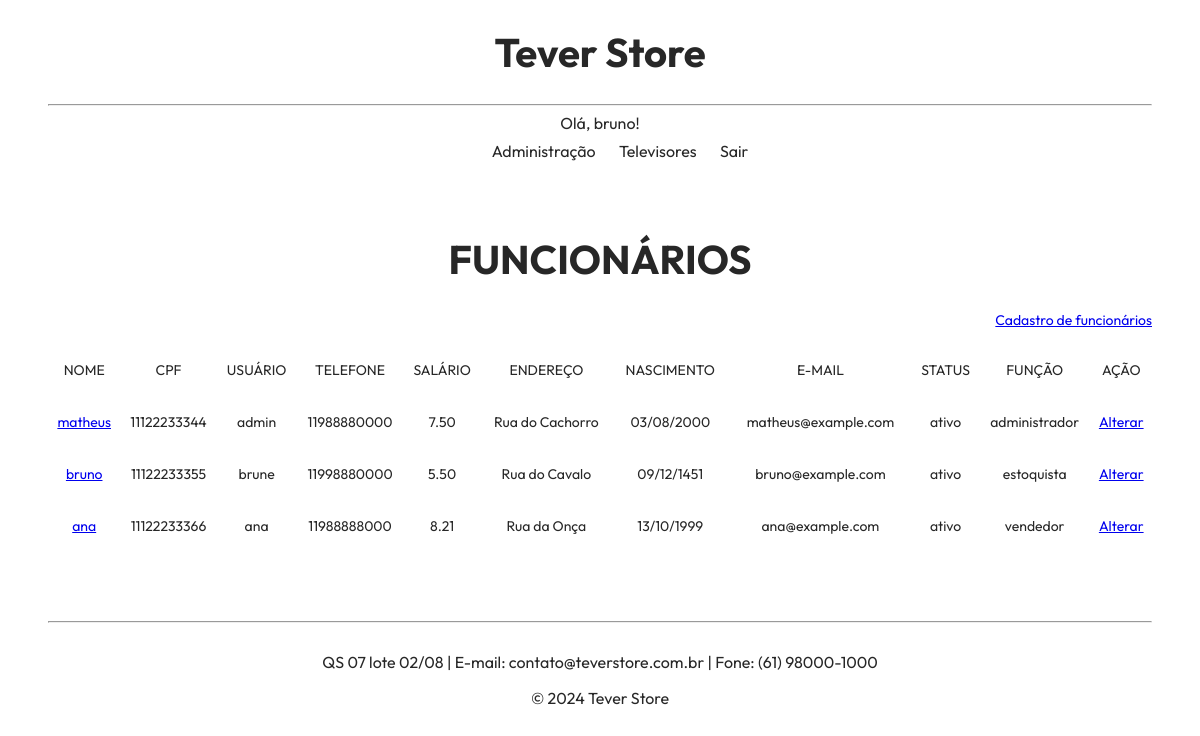
Page /lista_fun.php (signed in) on the committed database.
### tables this page shows
CREATE TABLE IF NOT EXISTS `funcionarios` (
  `cod_fun` INT NOT NULL AUTO_INCREMENT,
  `nome_fun` VARCHAR(45) NOT NULL,
  `cpf_fun` VARCHAR(11) NOT NULL,
  `usuario_fun` VARCHAR(45) NOT NULL,
  `senha_fun` VARCHAR(45) NOT NULL,
  `telefone_fun` VARCHAR(11) NOT NULL,
  `salario_fun` DECIMAL(9,2) NOT NULL,
  `endereco_fun` VARCHAR(45) NOT NULL,
  `data_nasc_fun` VARCHAR(45) NOT NULL,
  `email_fun` VARCHAR(45) NOT NULL,
  `status_fun` VARCHAR(45) NOT NULL,
  `funcao_fun` VARCHAR(45) NOT NULL,
  PRIMARY KEY (`cod_fun`));

### lista_fun.php (the view, shortened to what this page needs)
<!DOCTYPE html>
<html>
    <head>
        <link rel="stylesheet" type="text/css" href="css/layout.css">
		<link rel="stylesheet" type="text/css" href="css/menu.css">
    </head>
    <body>
        <div id="principal">
            <div class="header">
				<h1>Tever Store</h1>
			</div>
            <hr>
			<div class="menu_global">
                <p align="center"> Olá, <?php include "valida_login.php"; ?>!</p>
                <?php include "menu_local.php"; ?>
			</div>
			<div class="middle-list">
				<h1 style="font-size: 40px;">FUNCIONÁRIOS</h1>
                <p align="right"><a href="cadastra_fun.php">Cadastro de funcionários</a></p>
				<?php
					$conectar = mysqli_connect("localhost", "root", "#senai0308", "televisores");
					$sql_consulta = "SELECT nome_fun, cpf_fun, usuario_fun, telefone_fun,
                    salario_fun, endereco_fun, data_nasc_fun, email_fun, status_fun, funcao_fun, cod_fun
									 FROM funcionarios";
					$sql_resultado = mysqli_query ($conectar, $sql_consulta);
				?>
				<table width="100%">
							<tr height="50px">
								<td>NOME</td>
								<td>CPF</td>
								<td>USUÁRIO</td>
								<td>TELEFONE</td>
								<td>SALÁRIO</td>
								<td>ENDEREÇO</td>
								<td>NASCIMENTO</td>
								<td>E-MAIL</td>
								<td>STATUS</td>
								<td>FUNÇÃO</td>
								<td>AÇÃO</td>
							</tr>
					<?php
						while ($registro = mysqli_fetch_row($sql_resultado)) {
					?>
							<tr height="50px">
								<td>
									<a href="exibe_fun.php?codigo=<?php echo $registro[10]; ?>">
										<?php echo $registro[0]; ?>
									</a>
								</td>
								<td>
									<?php echo $registro[1]; ?>
								</td>
								<td>
									<?php echo $registro[2]; ?>
								</td>
								<td>
									<?php echo $registro[3]; ?>
								</td>
								<td>
									<?php echo $registro[4]; ?>
								</td>
								<td>
									<?php echo $registro[5]; ?>
								</td>
								<td>
									<?php echo $registro[6]; ?>
								</td>
								<td>
									<?php echo $registro[7]; ?>
								</td>
								<td>
									<?php echo $registro[8]; ?>
								</td>
								<td>
									<?php echo $registro[9]; ?>
								</td>
								<td>
									<a href="altera_fun.php?codigo=<?php echo $registro[10]; ?>">
										Alterar
									</a>
								</td>
							</tr>
					<?php
						}
					?>
				</table>
			</div>
            <hr>
			<footer>
            	<p>QS 07 lote 02/08 | E-mail: contato@teverstore.com.br | Fone: (61) 98000-1000</p>
            	<p>&#169 2024 Tever Store</p>
        	</footer>
		</div>
    </body>
</html>

### css/layout.css (style rules this page uses)
.header { text-align: center; font-size: 20px; }
.middle-list { color: rgb(39, 39, 39); font-size: 14px; padding: 30px 0 60px 0; text-align: center; }
footer { padding: 5px; margin: auto 150px auto 150px; text-align: center; }

### lista_fun.php (style rules this page uses)
#principal { font-family: 'Outfit', serif; }

### rows in the picture
funcionarios: nome_fun "matheus", cpf_fun "11122233344", usuario_fun "admin", telefone_fun "11988880000", salario_fun "7.50", endereco_fun "Rua do Cachorro", data_nasc_fun "03/08/2000", email_fun "matheus@example.com", status_fun "ativo", funcao_fun "administrador"
funcionarios: nome_fun "bruno", cpf_fun "11122233355", usuario_fun "brune", telefone_fun "11998880000", salario_fun "5.50", endereco_fun "Rua do Cavalo", data_nasc_fun "09/12/1451", email_fun "bruno@example.com", status_fun "ativo", funcao_fun "estoquista"
funcionarios: nome_fun "ana", cpf_fun "11122233366", usuario_fun "ana", telefone_fun "11988888000", salario_fun "8.21", endereco_fun "Rua da Onça", data_nasc_fun "13/10/1999", email_fun "ana@example.com", status_fun "ativo", funcao_fun "vendedor"

### other values in the picture
$_SESSION["nome_fun"] "bruno"
